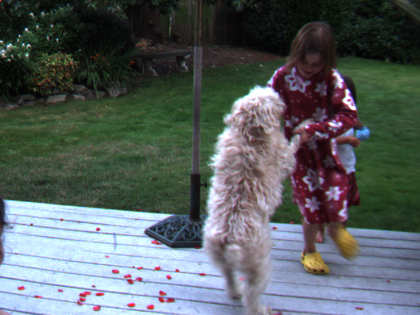
%> input picture CS4495 - Computer Vision/PS5/Problem 4 Code/0.png, 420 x 315 px, shrunk from 640 x 480 before the run
$ octave ps5_3_2_3.m   (GNU Octave 9; MATLAB toolbox functions it lacks are replaced by stand-ins)
%> lines starting %> are read from the running program, lines starting %| are printed output that depends on the picture
### CS4495 - Computer Vision/PS5/Problem 4 Code/LaplacianSequence.m
function [ lPyramids, gPyramids ] = LaplacianSequence( ims, height )
    len = length(ims);
    lPyramids = {};
    gPyramids = {};
    for i = 1 : len
        [lP, gP] = LaplacianPyramid(ims{i}, height);
        lPyramids = [lPyramids; lP];
        gPyramids = [gPyramids; gP];
    end
end

### CS4495 - Computer Vision/PS5/Problem 4 Code/ps5_3_2_3.m
%f = {imread('shift0.png'), imread('shiftR2.png')};
%f = {imread('yos_img_01.jpg'), imread('yos_img_02.jpg'), imread('yos_img_03.jpg')};
f = {rgb2gray(imread('0.png')), rgb2gray(imread('1.png')), rgb2gray(imread('2.png'))};
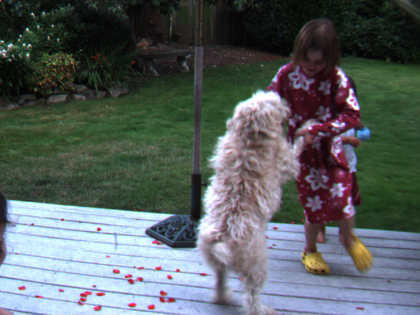
%> input picture CS4495 - Computer Vision/PS5/Problem 4 Code/1.png, 420 x 315 px, shrunk from 640 x 480 before the run
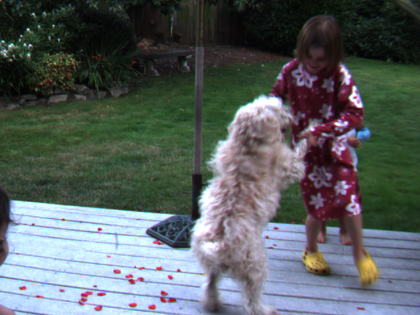
%> input picture CS4495 - Computer Vision/PS5/Problem 4 Code/2.png, 420 x 315 px, shrunk from 640 x 480 before the run
%> f = 3 items
ws = 30;
wsig = 13;
bs = 30;
bsig = 13;
frameTransitions = length(f) - 1;
%> frameTransitions = 2
lHeight = 3;
gHeight = lHeight + 1;
selectedHeight = 2;
errorPerPixel = zeros(1, gHeight);
[lPyr, gPyr] = LaplacianSequence(f, lHeight);
%> the run ends on the next line
